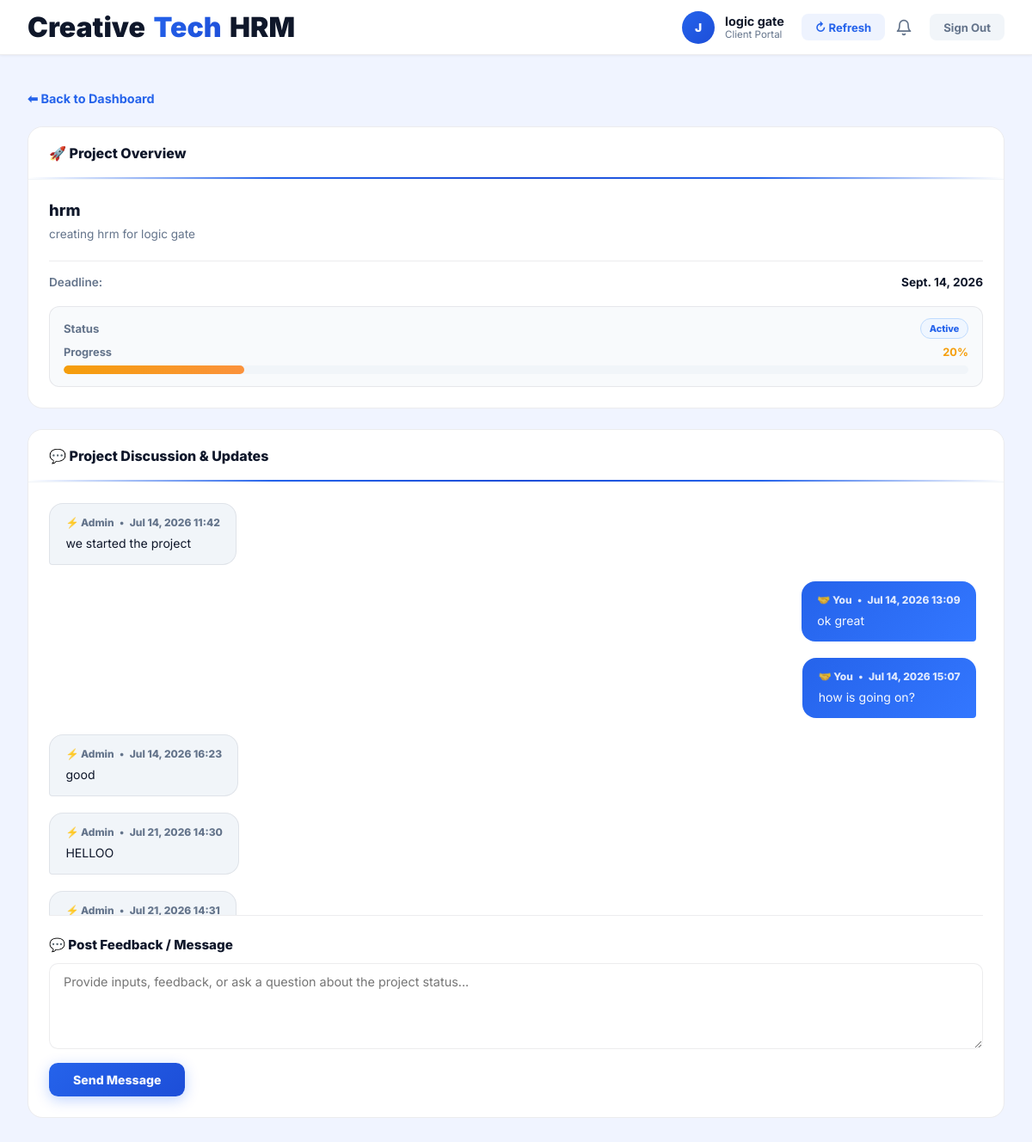
The app's page /client-dashboard/projects/1/ (signed in) with its own data.
### employees/models.py (models this page shows, shortened)
class Client(models.Model):
    user = models.OneToOneField(User, on_delete=models.CASCADE, related_name='client_profile', null=True, blank=True)
    company_name = models.CharField(max_length=200)
    client_id = models.CharField(max_length=50, blank=True, null=True)
    contact_person = models.CharField(max_length=150)
    email = models.EmailField()
    phone = models.CharField(max_length=20, blank=True, null=True)
    STATUS_CHOICES = [
        ('Active', 'Active'),
        ('Inactive', 'Inactive'),
    ]
    status = models.CharField(max_length=20, choices=STATUS_CHOICES, default='Active')
    created_at = models.DateTimeField(auto_now_add=True)

class Project(models.Model):
    STATUS_CHOICES = [
        ('Active', 'Active'),
        ('Completed', 'Completed'),
        ('On Hold', 'On Hold'),
    ]
    name = models.CharField(max_length=200)
    client = models.ForeignKey(Client, on_delete=models.SET_NULL, null=True, blank=True, related_name='projects')
    assigned_employees = models.ManyToManyField(Employee, related_name='assigned_projects', blank=True)
    description = models.TextField(blank=True, null=True)
    deadline = models.DateField(blank=True, null=True)
    progress = models.IntegerField(default=0)  # 0-100
    status = models.CharField(max_length=20, choices=STATUS_CHOICES, default='Active')
    created_at = models.DateTimeField(auto_now_add=True)

class ProjectUpdate(models.Model):
    project = models.ForeignKey(Project, on_delete=models.CASCADE, related_name='updates')
    author = models.ForeignKey(User, on_delete=models.CASCADE)
    message = models.TextField()
    is_admin = models.BooleanField(default=False)
    created_at = models.DateTimeField(auto_now_add=True)

### employees/views.py (the view, shortened to what this page needs)
# urls.py: path('client-dashboard/projects/<int:project_id>/', views.client_project_detail_view, name='client_project_detail'),
@login_required
def client_project_detail_view(request, project_id):
    try:
        client = request.user.client_profile
    except Exception:
        messages.error(request, 'Access denied. This area is for clients only.')
        return redirect('client_login')
    project = get_object_or_404(Project, id=project_id, client=client)
    updates = project.updates.all().order_by('created_at')
    return render(request, 'employees/client_project_detail.html', {
        'project': project,
        'client': client,
        'updates': updates
    })

### employees/context_processors.py (called while the page is built)
def admin_notifications(request):
    notifications_count = 0
    if request.user.is_authenticated and hasattr(request.user, 'employee') and request.user.employee.is_company_admin:
        notifications_count += LeaveRequest.objects.filter(status='Pending').count()
    return {'admin_notifications_count': notifications_count}

def global_notifications(request):
    if request.user.is_authenticated:
        unread_notifications = Notification.objects.filter(user=request.user, is_read=False).order_by('-created_at')
        all_notifications = Notification.objects.filter(user=request.user).order_by('-created_at')[:10]
        return {
            'user_notifications': all_notifications,
            'unread_notifications_count': unread_notifications.count()
        }
    return {}

### employees/templates/employees/client_project_detail.html (shortened to what this page needs)
{% load static %}
<!DOCTYPE html>
<html lang="en">
<head>
</head>
<body>
    <nav class="navbar">
        <a href="{% url 'client_dashboard' %}" class="navbar-brand">Creative<span>Tech</span> HRM</a>
        <div class="user-badge">
            <div class="avatar">{{ client.contact_person|first|upper }}</div>
            <div>
                <div class="user-name">{{ client.company_name }}</div>
                <div class="user-role">Client Portal</div>
            </div>
            <button onclick="window.location.href = window.location.pathname;" class="btn-logout" style="display: inline-flex; align-items: center; gap: 0.35rem; background: rgba(37,99,235,0.08); color: var(--primary); font-weight:700; margin-left: 0.5rem;" title="Refresh Page">
                ↻ Refresh
            </button>
                        <div style="position: relative; cursor: pointer; color: var(--text-muted); transition: color 0.2s; margin-right: 0.5rem; display: flex; align-items: center;" onmouseover="this.style.color='var(--primary)'" onmouseout="this.style.color='var(--text-muted)'">
                <svg xmlns="http://www.w3.org/2000/svg" width="20" height="20" viewBox="0 0 24 24" fill="none" stroke="currentColor" stroke-width="2" stroke-linecap="round" stroke-linejoin="round">
                    <path d="M18 8A6 6 0 0 0 6 8c0 7-3 9-3 9h18s-3-2-3-9"></path>
                    <path d="M13.73 21a2 2 0 0 1-3.46 0"></path>
                </svg>
            </div>
            <a href="{% url 'logout' %}" class="btn-logout">Sign Out</a>
        </div>
    </nav>
    <div class="main">
        <a href="{% url 'client_dashboard' %}" class="btn-back">
            ⬅ Back to Dashboard
        </a>
        <div class="responsive-grid-detail">
            <div class="card">
                <div class="card-header">
                    <h2 class="card-title">🚀 Project Overview</h2>
                </div>
                <div class="card-body">
                    <h3 style="font-size: 1.15rem; font-weight: 800; margin-bottom: 0.5rem;">{{ project.name }}</h3>
                    <p style="font-size: 0.85rem; color: var(--text-muted); line-height: 1.45; margin-bottom: 1.25rem;">
                        {{ project.description|default:"No description available." }}
                    </p>
                    <div style="border-top: 1px solid var(--border); padding-top: 1rem; margin-bottom: 1.25rem; display: flex; flex-direction: column; gap: 0.75rem; font-size: 0.85rem;">
                        <div style="display: flex; justify-content: space-between;">
                            <span style="color: var(--text-muted); font-weight: 600;">Deadline:</span>
                            <strong style="color: var(--text-main);">{{ project.deadline|default:"No deadline set" }}</strong>
                        </div>
                    </div>
                    <div style="background:var(--bg); border:1px solid var(--border); border-radius:0.75rem; padding:0.85rem 1rem;">
                        <div style="display:flex; justify-content:space-between; align-items:center; margin-bottom:0.5rem; font-size:0.82rem;">
                            <span style="color:var(--text-muted); font-weight:700;">Status</span>
                            <span class="badge badge-{{ project.status|slugify }}">{{ project.status }}</span>
                        </div>
                        <div class="progress-label">
                            <span style="color:var(--text-muted);">Progress</span>
                            <span style="color:{% if project.progress >= 100 %}var(--success){% elif project.progress >= 60 %}var(--primary){% else %}var(--warning){% endif %};">{{ project.progress }}%</span>
                        </div>
                        <div class="progress-wrap">
                            <div class="progress-fill" style="width:{{ project.progress }}%;background:{% if project.progress >= 100 %}linear-gradient(90deg,var(--success),#34d399){% elif project.progress >= 60 %}linear-gradient(90deg,var(--primary),var(--primary-hover)){% else %}linear-gradient(90deg,var(--warning),#fb923c){% endif %};"></div>
                        </div>
                    </div>
                </div>
            </div>
            <div class="card">
                <div class="card-header">
                    <h2 class="card-title">💬 Project Discussion &amp; Updates</h2>
                </div>
                <div class="card-body" style="display: flex; flex-direction: column; gap: 1.5rem;">
                    <div class="discussion-feed">
                        {% for update in updates %}
                        <div class="message-wrap" style="{% if update.is_admin %}align-items: flex-start;{% else %}align-items: flex-end;{% endif %}">
                            <div class="message-bubble {% if update.is_admin %}admin{% else %}client{% endif %}">
                                <div class="meta-text {% if update.is_admin %}admin{% else %}client{% endif %}">
                                    <span>{% if update.is_admin %}⚡ Admin{% else %}🤝 You{% endif %}</span>
                                    <span>&bull;</span>
                                    <span>{{ update.created_at|date:"M d, Y H:i" }}</span>
                                </div>
                                <div style="white-space: pre-wrap;">{{ update.message }}</div>
                            </div>
                        </div>
                        {% empty %}
                        <div style="text-align: center; color: var(--text-muted); padding: 4rem 2rem; font-size: 0.9rem;">
                            📢 No updates or messages posted yet. Post a comment below to start the discussion!
                        </div>
                        {% endfor %}
                    </div>
                    <div>
                        <h3 style="font-size: 0.95rem; font-weight: 800; color: var(--text-main); margin-bottom: 0.75rem;">💬 Post Feedback / Message</h3>
                        <form method="post">
                            <textarea name="message" placeholder="Provide inputs, feedback, or ask a question about the project status..." required></textarea>
                            <button type="submit" class="btn-submit">Send Message</button>
                        </form>
                    </div>
                </div>
            </div>
        </div>
    </div>
</body>
</html>

### records on screen
Client: contact_person|first "J", company_name "logic gate"
Project: name "hrm", description "creating hrm for logic gate", deadline "Sept. 14, 2026", status "Active", progress "20"
ProjectUpdate: is_admin "⚡ Admin", created_at "Jul 14, 2026 11:42", message "we started the project"
ProjectUpdate: is_admin "🤝 You", created_at "Jul 14, 2026 13:09", message "ok great"
ProjectUpdate: is_admin "🤝 You", created_at "Jul 14, 2026 15:07", message "how is going on?"
ProjectUpdate: is_admin "⚡ Admin", created_at "Jul 14, 2026 16:23", message "good"
ProjectUpdate: is_admin "⚡ Admin", created_at "Jul 21, 2026 14:30", message "HELLOO"
ProjectUpdate: is_admin "⚡ Admin", created_at "Jul 21, 2026 14:31"
